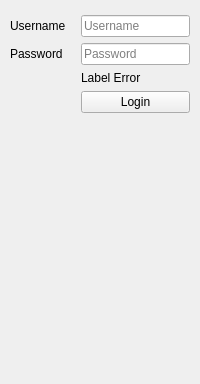
        <widget class="QWidget" name="LoginPage">
         <layout class="QVBoxLayout" name="verticalLayout_10">
          <property name="leftMargin">
           <number>10</number>
          </property>
          <property name="topMargin">
           <number>15</number>
          </property>
          <property name="rightMargin">
           <number>10</number>
          </property>
          <property name="bottomMargin">
           <number>0</number>
          </property>
          <item>
           <widget class="QFrame" name="frame_6">
            <property name="frameShape">
             <enum>QFrame::NoFrame</enum>
            </property>
            <property name="frameShadow">
             <enum>QFrame::Raised</enum>
            </property>
            <layout class="QFormLayout" name="formLayout_7">
             <property name="horizontalSpacing">
              <number>15</number>
             </property>
             <property name="verticalSpacing">
              <number>6</number>
             </property>
             <property name="leftMargin">
              <number>0</number>
             </property>
             <property name="topMargin">
              <number>0</number>
             </property>
             <property name="rightMargin">
              <number>0</number>
             </property>
             <property name="bottomMargin">
              <number>0</number>
             </property>
             <item row="0" column="0">
              <widget class="QLabel" name="usernameLoginLabel">
               <property name="text">
                <string>Username</string>
               </property>
              </widget>
             </item>
             <item row="0" column="1">
              <widget class="QLineEdit" name="lineEditUsernameLogin">
               <property name="placeholderText">
                <string>Username</string>
               </property>
              </widget>
             </item>
             <item row="1" column="0">
              <widget class="QLabel" name="passwordLabel">
               <property name="text">
                <string>Password</string>
               </property>
              </widget>
             </item>
             <item row="1" column="1">
              <widget class="QLineEdit" name="lineEditPasswordLogin">
               <property name="echoMode">
                <enum>QLineEdit::Password</enum>
               </property>
               <property name="placeholderText">
                <string>Password</string>
               </property>
              </widget>
             </item>
             <item row="2" column="1">
              <widget class="QLabel" name="labelLoginErrors">
               <property name="sizePolicy">
                <sizepolicy hsizetype="Preferred" vsizetype="Preferred">
                 <horstretch>0</horstretch>
                 <verstretch>0</verstretch>
                </sizepolicy>
               </property>
               <property name="text">
                <string>Label Error</string>
               </property>
               <property name="wordWrap">
                <bool>true</bool>
               </property>
              </widget>
             </item>
             <item row="3" column="1">
              <widget class="QPushButton" name="buttonLogin">
               <property name="text">
                <string>Login</string>
               </property>
               <property name="iconSize">
                <size>
                 <width>25</width>
                 <height>25</height>
                </size>
               </property>
              </widget>
             </item>
            </layout>
           </widget>
          </item>
          <item>
           <spacer name="verticalSpacer_8">
            <property name="orientation">
             <enum>Qt::Vertical</enum>
            </property>
            <property name="sizeHint" stdset="0">
             <size>
              <width>20</width>
              <height>271</height>
             </size>
            </property>
           </spacer>
          </item>
         </layout>
        </widget>
